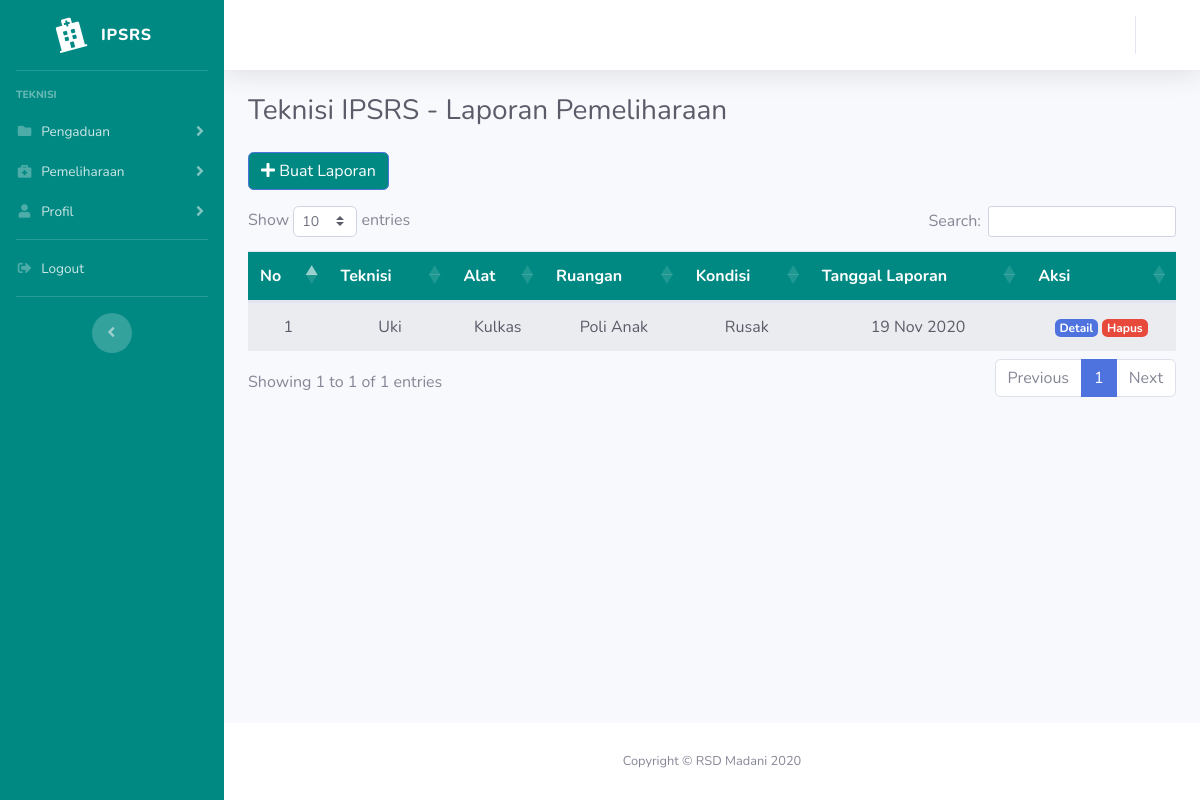
Page /index.php/teknisi/lappemeliharaan on the committed database.
### tables this page shows
CREATE TABLE `lap_pemeliharaan` (
  `id` int(11) NOT NULL,
  `user_id` varchar(16) NOT NULL,
  `nama_alat` varchar(128) NOT NULL,
  `ruangan` varchar(128) NOT NULL,
  `suhu` int(4) NOT NULL,
  `kelembaban` int(4) NOT NULL,
  `tegangan` varchar(16) NOT NULL,
  `daya_semu` varchar(16) NOT NULL,
  `daya_aktif` varchar(16) NOT NULL,
  `daya_reaktif` varchar(16) NOT NULL,
  `kondisi_fisik` varchar(16) NOT NULL,
  `ket_kondisi_fisik` varchar(10000) NOT NULL,
  `date_created` date NOT NULL,
  `expired` date NOT NULL
);

CREATE TABLE `user` (
  `id` int(11) NOT NULL,
  `nama` varchar(128) NOT NULL,
  `username` varchar(128) NOT NULL,
  `email` varchar(128) NOT NULL,
  `lvl` varchar(50) NOT NULL,
  `image` varchar(128) NOT NULL,
  `password` varchar(256) NOT NULL,
  `role_id` int(11) NOT NULL,
  `is_active` int(1) NOT NULL,
  `date_created` int(11) NOT NULL
);

### application/controllers/Teknisi.php (called while the page is built, shortened)
<?php
class Teknisi extends CI_Controller
{
    public function __construct()
    {
        $this->load->model('User_model');
        $this->load->model('Admin_model');
        $this->load->library('form_validation');
    }
    public function lappemeliharaan()
    {
        $data['title'] = 'Teknisi IPSRS - Laporan Pemeliharaan';
        $data['user'] = $this->db->get_where('user', ['username' => $this->session->userdata('username')])->row_array();
        $data['lappem'] = $this->db->query('select lap_pemeliharaan.date_created as lpdc, lap_pemeliharaan.id as lpid, lap_pemeliharaan.*, user.* from lap_pemeliharaan, user where lap_pemeliharaan.user_id = user.id order by lap_pemeliharaan.date_created desc')->result();
        $this->load->view('templates/header', $data);
        $this->load->view('templates/sidebart', $data);
        $this->load->view('templates/topbar', $data);
        $this->load->view('teknisi/lappemeliharaan', $data);
        $this->load->view('templates/footer');
        $this->form_validation->set_rules('nama_alat', 'Nama Alat', 'required|trim', array('required' => 'Nama alat harus diisi'));
        $this->form_validation->set_rules('ruangan', 'Ruangan', 'required|trim', array('required' => 'Ruangan harus diisi'));
        $this->form_validation->set_rules('suhu', 'Suhu', 'required|trim', array('required' => 'Suhu harus diisi'));
        $this->form_validation->set_rules('kelembaban', 'Kelembaban', 'required|trim', array('required' => 'Kelembaban harus diisi'));
        $this->form_validation->set_rules('tegangan', 'Tegangan', 'required|trim', array('required' => 'Tegangan harus diisi'));
        $this->form_validation->set_rules('daya_semu', 'Daya Semu', 'required|trim', array('required' => 'Daya semu harus diisi'));
        $this->form_validation->set_rules('daya_aktif', 'Daya Aktif', 'required|trim', array('required' => 'Daya aktif harus diisi'));
        $this->form_validation->set_rules('daya_reaktif', 'Daya Reaktif', 'required|trim', array('required' => 'Daya reaktif harus diisi'));
        $this->form_validation->set_rules('kondisi_fisik', 'Kondisi Fisik', 'required|trim', array('required' => 'Kondisi fisik harus diisi'));
        $this->form_validation->set_rules('ket_kondisi_fisik', 'Keterangan Kondisi Fisik', 'required|trim', array('required' => 'Keterangan kondisi fisik harus diisi'));
        if ($this->form_validation->run() == false) {
            $this->session->set_flashdata('error', 'Ups ada yg error');
        }
    }
}

### index.php (called while the page is built, shortened)
<?php
require_once BASEPATH.'core/CodeIgniter.php';

### application/views/teknisi/lappemeliharaan.php (the view, shortened to what this page needs)
<div class="container-fluid">
    <h1 class="h3 mb-4 text-gray-800"><?= $title; ?></h1>
    <a href="" class="btn btn-primary mb-3" style="background-color:#008983; color:#ffffff" data-toggle="modal" data-target="#lappemModal">
        <i class="fa fa-plus"></i> Buat Laporan</a>
    <table class="table table-striped text-dark text-center">
        <thead style="background-color:#008983; color:#ffffff">
            <tr>
                <th scope="col">No</th>
                <th scope="col">Teknisi</th>
                <th scope="col">Alat</th>
                <th scope="col">Ruangan</th>
                <th scope="col">Kondisi</th>
                <th scope="col">Tanggal Laporan</th>
                <th scope="col">Aksi</th>
            </tr>
        </thead>
        <tbody>
            <?php $i = 1; ?>
            <?php foreach ($lappem as $lp) : ?>
                <tr>
                    <td scope="row"><?= $i; ?></td>
                    <td><?= $lp->nama; ?></td>
                    <td><?= $lp->nama_alat; ?></td>
                    <td><?= $lp->ruangan; ?></td>
                    <td><?= $lp->kondisi_fisik; ?></td>
                    <td>
                        <?php
                        $myd = date_create($lp->lpdc);
                        $dbdate = date_format($myd, 'd M Y');
                        echo $dbdate;
                        ?>
                    </td>
                    <td>
                        <a href="javascript:;" id="btn-detail-laporan" <?php
                                                                        foreach ($lp as $key => $val) {
                                                                            echo 'data-' . $key . '="' . $val . '"';
                                                                        }
                                                                        ?> data-toggle="modal" data-target="#modal-detail-laporan" class="badge badge-primary">Detail</a>
                        <a href="javascript:;" id="btn-hapus-laporan" data-id="<?= $lp->lpid ?>" class="badge badge-danger">Hapus</a>
                    </td>
                </tr>
                <?php $i++; ?>
            <?php endforeach; ?>
        </tbody>
    </table>
</div>
</div>

### assets/css/custom2.css (style rules this page uses)
a { color: #008983; text-decoration: none; background-color: transparent; }

### rows in the picture
lap_pemeliharaan: user.nama "Uki", nama_alat "Kulkas", ruangan "Poli Anak", kondisi_fisik "Rusak", date_created "19 Nov 2020"

### other values in the picture
$title "Teknisi IPSRS - Laporan Pemeliharaan"
